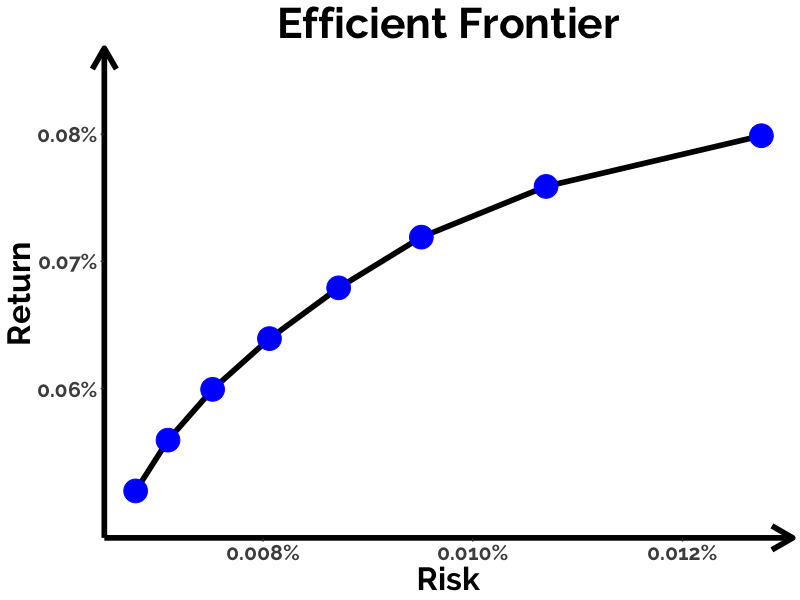

The script that drew this image:
library(tidyverse)
library(extrafont)
font_import()
results <- haven::read_sas("financial_analytics/data/opt_results.sas7bdat")

sd_risk <- sd(results$Portfolio_Stdev_Results)
ggplot(results, aes(Portfolio_Stdev_Results, Expected_Return_Results)) +
  geom_line(size=2) +
  geom_point(size=8, color='blue') +
  theme_bw() +
  labs(x='Risk', y='Return', title='Efficient Frontier') +
  theme(plot.title = element_text(hjust = 0.5, size = 32, face = 'bold', family = 'Raleway'), 
        axis.title = element_text(size = 24, face = 'bold', family = 'Raleway'), 
        axis.text = element_text(size = 16, face = 'bold', family = 'Raleway'), 
        panel.grid.major = element_blank(), 
        panel.grid.minor = element_blank(), 
        axis.line = element_line(arrow = arrow(),
                                 size = 2), 
        panel.border = element_blank()) +
  scale_y_continuous(limits = c(0.0005, .00085), 
                     breaks = c(0.0006, 0.0007, 0.0008), 
                     labels = c('0.06%', '0.07%', '0.08%')) +
  scale_x_continuous(breaks = c(0.00008, 0.0001, 0.00012), 
                     labels = c('0.008%', '0.010%', '0.012%'))
